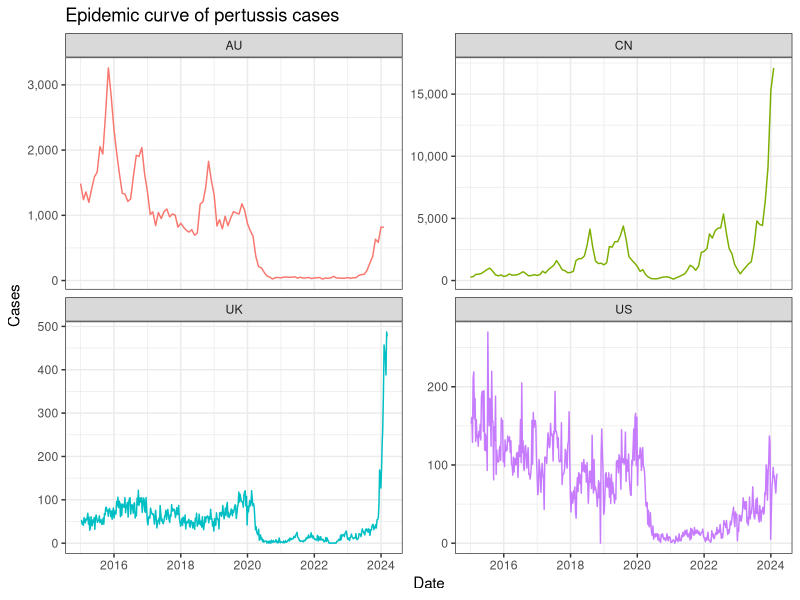
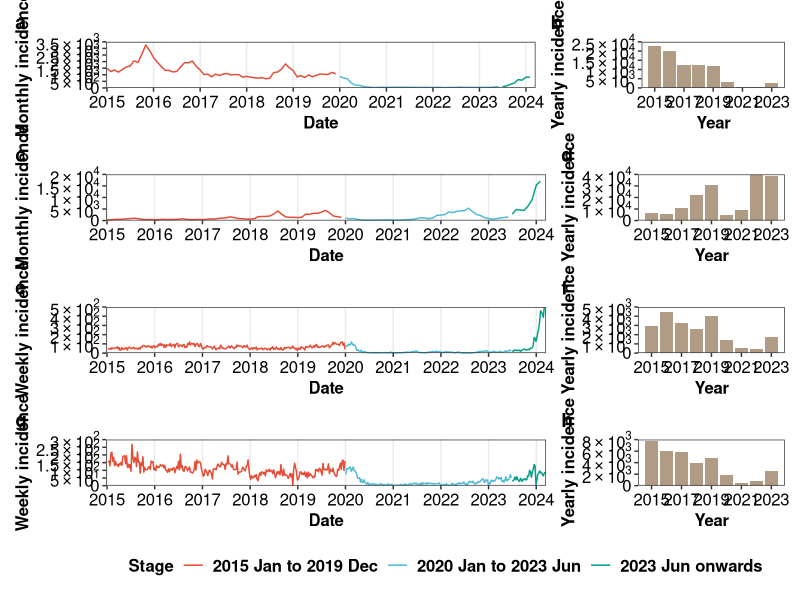
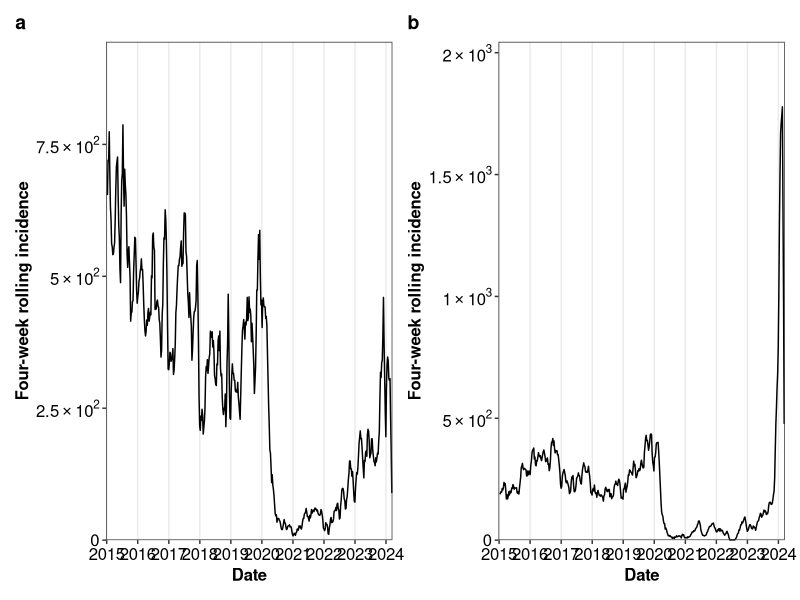

Reproduce these figures in R, in order.

library(tidyverse)
library(lubridate)
library(ggsci)
library(patchwork)
library(openxlsx)
library(purrr)

fill_color <- pal_npg()(3)

# Load data
df_raw <- read.csv('./report_pertussis.csv')

scientific_10 <- function(x) {
     ifelse(x == 0, 0, parse(text = gsub("[+]", "", gsub("e", "%*%10^", scales::scientific_format()(x)))))
}

# clean data --------------------------------------------------------------

df_epiweek <- data.frame(date = seq.Date(from = as.Date('2015-01-04'), to = as.Date('2024-03-09'), by = 'day')) |> 
     mutate(Year = epiyear(date),
            Week = epiweek(date)) |> 
     group_by(Year, Week) |>
     summarise(Date = last(date),
               .groups = 'drop')

df_us <- df_raw |> 
     filter(Country == 'US') |> 
     select(Year, Week, Cases, URL)
df_us <- left_join(df_epiweek, df_us, by = c('Year', 'Week')) |> 
     arrange(Date) |> 
     mutate(Cases = as.integer(Cases),
            Country = 'US')

df_uk <- df_raw |> 
     filter(Country == 'UK') |> 
     select(Year, Week, Cases, URL)
df_uk <- left_join(df_epiweek, df_uk, by = c('Year', 'Week')) |>
     arrange(Date) |> 
     mutate(Cases = as.integer(Cases),
            Country = 'UK')

df_cn <- df_raw |> 
     filter(Country == 'CN') |> 
     select(Year, Month, Cases, URL) |> 
     mutate(Cases = as.integer(Cases),
            Date = as.Date(paste(Year, Month, '01', sep = '-')),
            Country = 'CN')
df_au <- df_raw |> 
     filter(Country == 'AU') |> 
     select(Year, Month, Cases, URL) |> 
     mutate(Cases = as.integer(Cases),
            Date = as.Date(paste(Year, Month, '01', sep = '-')),
            Country = 'AU')

df_clean <- bind_rows(df_us, df_uk, df_cn, df_au) |> 
     arrange(Date) |> 
     select(Country, Date, Year, Month, Week, Cases) |> 
     mutate(stage = case_when(
          Date < as.Date('2020-01-01') ~ '2015 Jan to 2019 Dec',
          Date >= as.Date('2020-01-01') & Date < as.Date('2023-07-01') ~ '2020 Jan to 2023 Jun',
          Date >= as.Date('2023-07-01') ~ '2023 Jun onwards'
     ))

# plot ---------------------------------------------------------------------

ggplot(df_clean, aes(x = Date, y = Cases, color = Country)) +
     geom_line() +
     scale_x_date(date_labels = '%Y') +
     scale_y_continuous(labels = scales::comma) +
     facet_wrap(~Country, scales = 'free_y', nrow = 3) +
     labs(title = 'Epidemic curve of pertussis cases',
          x = 'Date',
          y = 'Cases',
          color = 'Country') +
     theme_bw() +
     theme(legend.position = 'none')

# figure 1 ----------------------------------------------------------------

i <- 1
country_list <- sort(unique(df_clean$Country))
ylabel_list <- c('Monthly incidence', 'Monthly incidence', 'Weekly incidence', 'Weekly incidence')

plot_epidemic <- function(i){
     data <- df_clean |> 
          filter(Country == country_list[i])
     plot_breaks <- pretty(c(0, max(data$Cases)))
     plot_range <- range(plot_breaks)
     
     fig_1 <- ggplot(data)+
          geom_line(aes(x = Date, y = Cases, color= stage)) +
          scale_x_date(date_labels = '%Y',
                       date_breaks = 'year',
                       limits = c(as.Date('2015-01-01'), as.Date('2024-03-09')),
                       expand = expansion(add = c(7, 7))) +
          scale_y_continuous(labels = scientific_10,
                             limits = plot_range,
                             breaks = plot_breaks,
                             expand = expansion(mult = c(0, 0))) +
          scale_color_manual(values = fill_color) +
          theme_bw() +
          theme(
               plot.title.position = "plot",
               plot.caption.position = "plot",
               plot.title = element_text(face = "bold", size = 14, hjust = 0),
               panel.grid.major.y = element_blank(),
               panel.grid.minor = element_blank(),
               legend.text = element_text(face = "bold", size = 12),
               legend.title = element_text(face = "bold", size = 12),
               legend.box.background = element_rect(fill = "transparent", colour = "transparent"),
               legend.background = element_rect(fill = "transparent", colour = "transparent"),
               axis.title = element_text(face = "bold", size = 12, color = "black"),
               axis.text = element_text(size = 12, color = "black")
          ) +
          labs(title = letters[i*2-1],
               y = ylabel_list[i],
               x = 'Date',
               color = 'Stage')
     
     data <- data |> 
          group_by(Year) |> 
          filter(Year < 2024) |>
          summarise(Cases = sum(Cases))
     plot_breaks <- pretty(c(0, max(data$Cases)))
     plot_range <- range(plot_breaks)   
     
     fig_2 <- ggplot(data)+
          geom_col(aes(x = Year, y = Cases), fill = '#B09C85') +
          scale_x_continuous(breaks = seq(2015, 2023, 2)) +
          scale_y_continuous(labels = scientific_10,
                             limits = plot_range,
                             breaks = plot_breaks,
                             expand = expansion(mult = c(0, 0))) +
          theme_bw() +
          theme(
               plot.title.position = "plot",
               plot.caption.position = "plot",
               plot.title = element_text(face = "bold", size = 14, hjust = 0),
               panel.grid.major = element_blank(),
               panel.grid.minor = element_blank(),
               legend.text = element_text(face = "bold", size = 12),
               legend.title = element_text(face = "bold", size = 12),
               legend.box.background = element_rect(fill = "transparent", colour = "transparent"),
               legend.background = element_rect(fill = "transparent", colour = "transparent"),
               axis.title = element_text(face = "bold", size = 12, color = "black"),
               axis.text = element_text(size = 12, color = "black")
          ) +
          labs(title = letters[i*2],
               x = 'Year',
               y = 'Yearly incidence')
     
     return(fig_1 + fig_2 + plot_layout(widths = c(3, 1)))
}

outcome <- lapply(1:4, plot_epidemic) |> wrap_plots(ncol = 1, guides = 'collect')&
     theme(legend.position = 'bottom')

ggsave(filename = './main/Fig1.pdf',
       plot = outcome,
       width = 12,
       height = 10, 
       device = cairo_pdf,
       family = 'Times New Roman')

write.xlsx(df_clean,
          './Fig Data/fig1.xlsx')


fig_1 <- df_us |> 
     mutate(
          RollingSum = map_dbl(row_number(), ~sum(Cases[.x:min(.x+3, n())], na.rm = TRUE))
     ) |> 
     ggplot(aes(x = Date, y = RollingSum))+
     geom_line() +
     scale_x_date(date_labels = '%Y',
                  date_breaks = 'year',
                  limits = c(as.Date('2015-01-01'), as.Date('2024-03-09')),
                  expand = expansion(add = c(7, 7))) +
     scale_y_continuous(labels = scientific_10,
                        limit = c(0, NA),
                        expand = expansion(mult = c(0, 0.2))) +
     scale_color_manual(values = fill_color) +
     theme_bw() +
     theme(
          plot.title.position = "plot",
          plot.caption.position = "plot",
          plot.title = element_text(face = "bold", size = 14, hjust = 0),
          panel.grid.major.y = element_blank(),
          panel.grid.minor = element_blank(),
          legend.text = element_text(face = "bold", size = 12),
          legend.title = element_text(face = "bold", size = 12),
          legend.box.background = element_rect(fill = "transparent", colour = "transparent"),
          legend.background = element_rect(fill = "transparent", colour = "transparent"),
          axis.title = element_text(face = "bold", size = 12, color = "black"),
          axis.text = element_text(size = 12, color = "black")
     ) +
     labs(title = letters[1],
          y = "Four-week rolling incidence",
          x = 'Date',
          color = 'Stage')

fig_2 <- df_uk |> 
     mutate(
          RollingSum = map_dbl(row_number(), ~sum(Cases[.x:min(.x+3, n())], na.rm = TRUE))
     ) |> 
     ggplot(aes(x = Date, y = RollingSum))+
     geom_line() +
     scale_x_date(date_labels = '%Y',
                  date_breaks = 'year',
                  limits = c(as.Date('2015-01-01'), as.Date('2024-03-09')),
                  expand = expansion(add = c(7, 7))) +
     scale_y_continuous(labels = scientific_10,
                        limit = c(0, NA),
                        expand = expansion(mult = c(0, 0.15))) +
     scale_color_manual(values = fill_color) +
     theme_bw() +
     theme(
          plot.title.position = "plot",
          plot.caption.position = "plot",
          plot.title = element_text(face = "bold", size = 14, hjust = 0),
          panel.grid.major.y = element_blank(),
          panel.grid.minor = element_blank(),
          legend.text = element_text(face = "bold", size = 12),
          legend.title = element_text(face = "bold", size = 12),
          legend.box.background = element_rect(fill = "transparent", colour = "transparent"),
          legend.background = element_rect(fill = "transparent", colour = "transparent"),
          axis.title = element_text(face = "bold", size = 12, color = "black"),
          axis.text = element_text(size = 12, color = "black")
     ) +
     labs(title = letters[2],
          y = "Four-week rolling incidence",
          x = 'Date',
          color = 'Stage')

ggsave(filename = './appendix/S1.png',
       plot = fig_1 + fig_2,
       width = 12,
       height = 5)     

# summmary ----------------------------------------------------------------

df_clean |> 
     group_by(stage, Country) |> 
     summarise(Total_cases = sum(Cases),
               Max_cases = max(Cases),
               CI_95 = paste(quantile(Cases, c(0, 1)), collapse = ' - '),
               .groups = 'drop')

df_clean |> 
     group_by(Country, Year) |> 
     summarise(Total_cases = sum(Cases),
               Max_cases = max(Cases),
               CI_95 = paste(quantile(Cases, c(0, 1)), collapse = ' - '),
               .groups = 'drop') |> 
     print(n = Inf)

